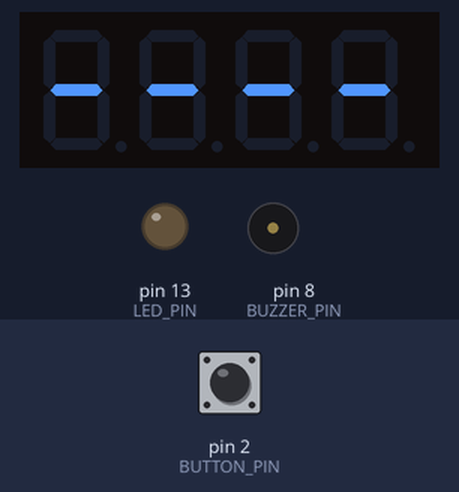
A sketch run on a simulated Arduino Uno, built with avr-gcc and run on an emulated ATmega328P. Parts: 4-digit seven-segment display, output pins drawn as LEDs (lit = HIGH), buzzer (waves = sounding, pin HIGH). Inputs (shaded band) come from the test bench; at power-on: pin 2 (BUTTON_PIN) HIGH. Random numbers use the default seed unless the sketch sets one.

Above: at 3.2 s.
3.3 s: pin 2 (BUTTON_PIN) pulled LOW for 3.2 s
At 5.28 s:
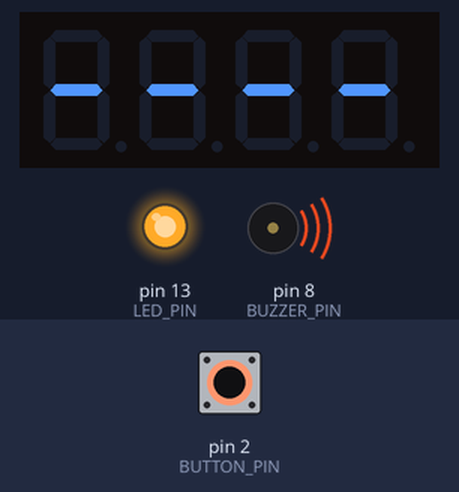
At 5.8 s:
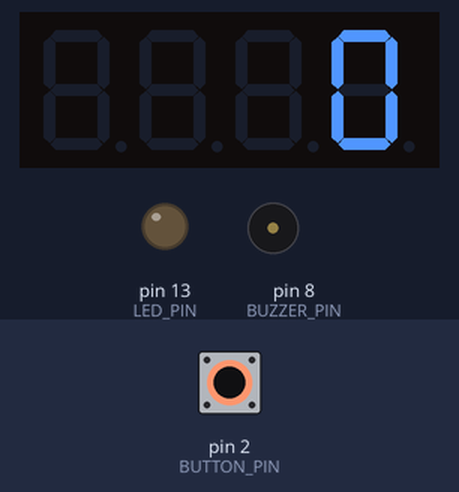
12.0 s: pin 2 (BUTTON_PIN) pulled LOW for 0.15 s
At 20.2 s:
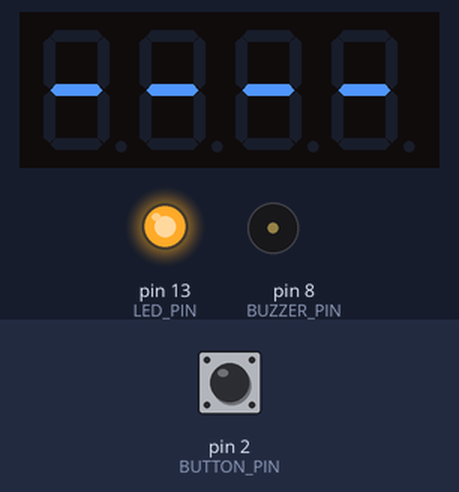
Timing chart, 0 to 21.1 s (numbered marks = the images above; inputs shaded):
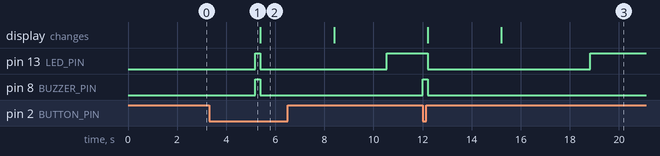

Measured:
- after the input at 3.3 s, pin 8 (BUZZER_PIN): LOW → HIGH after 1.9 s, → LOW 0.20 s later
- after the input at 12.0 s, pin 13 (LED_PIN): HIGH → LOW after 0.20 s, → HIGH 6.6 s later; pin 8 (BUZZER_PIN): LOW → HIGH at once, → LOW 0.20 s later; the display: first changes after 0.20 s (image 3 shows a later state)

The sketch:

Code.ino
```cpp
#include <Wire.h>
#include <Adafruit_GFX.h>
#include <Adafruit_LEDBackpack.h>

Adafruit_7segment display = Adafruit_7segment();

#define LED_PIN    13
#define BUZZER_PIN  8
#define BUTTON_PIN  2

void setup() {
  pinMode(LED_PIN, OUTPUT);
  pinMode(BUZZER_PIN, OUTPUT);
  pinMode(BUTTON_PIN, INPUT_PULLUP);
  randomSeed(analogRead(0));

  display.begin(0x70);
  display.setBrightness(15);

  // Show dashes at start
  display.writeDigitRaw(0, 0x40);
  display.writeDigitRaw(1, 0x40);
  display.writeDigitRaw(3, 0x40);
  display.writeDigitRaw(4, 0x40);
  display.writeDisplay();
  delay(2000);
}

void loop() {
  digitalWrite(LED_PIN, LOW);

  // Show "----"
  display.writeDigitRaw(0, 0x40);
  display.writeDigitRaw(1, 0x40);
  display.writeDigitRaw(3, 0x40);
  display.writeDigitRaw(4, 0x40);
  display.writeDisplay();

  delay(random(2000, 5000));

  // LED ON
  digitalWrite(LED_PIN, HIGH);
  long startTime = millis();

  // Wait for button
  while (digitalRead(BUTTON_PIN) == HIGH) {}

  long reactionTime = millis() - startTime;

  // Beep
  digitalWrite(BUZZER_PIN, HIGH);
  delay(200);
  digitalWrite(BUZZER_PIN, LOW);
  digitalWrite(LED_PIN, LOW);

  // Show reaction time
  display.print((int)reactionTime);
  display.writeDisplay();

  delay(3000);
}
```
